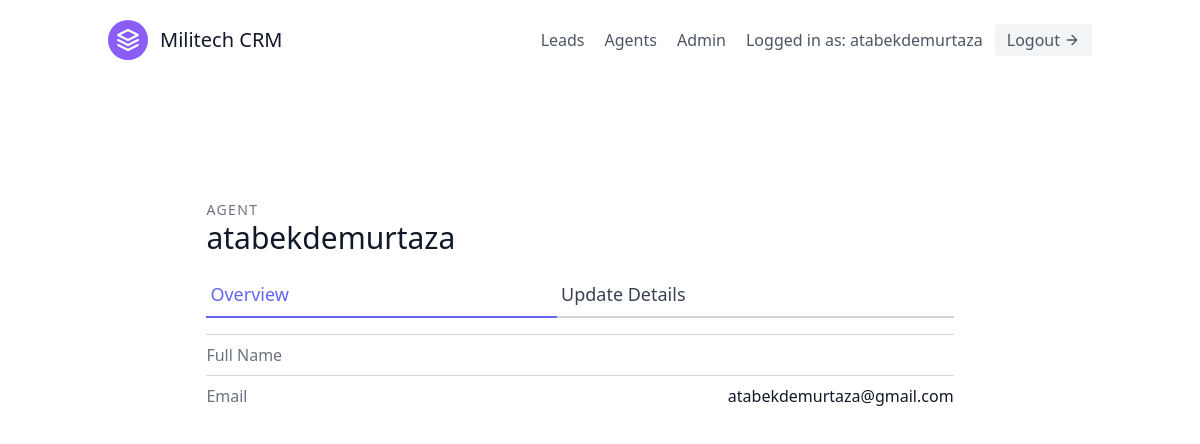
Page /agents/1/ (signed in) on the committed database.
### leads/models.py (models this page shows, shortened)
class User(AbstractUser):
    is_organisor = models.BooleanField(default=True)
    is_agent     = models.BooleanField(default=False)

class Agent(models.Model):
    user = models.OneToOneField(User, on_delete=models.CASCADE)
    organisation = models.ForeignKey(UserProfile, on_delete=models.CASCADE)

### agents/views.py (the view)
# urls.py: path('<int:pk>/', AgentDetailView.as_view(), name='agent-detail'),
class AgentDetailView(OrganisorAndLoginRequiredMixin, generic.DetailView):
    template_name = "agents/agent_detail.html"
    context_object_name = "agent"
    def get_queryset(self):
        organisation = self.request.user.userprofile
        return Agent.objects.filter(organisation=organisation)

### agents/mixins.py (called while the page is built)
    def dispatch(self, request, *args, **kwargs):
        if not request.user.is_authenticated or not request.user.is_organisor:
            return redirect("leads:lead-list")
        return super().dispatch(request, *args, **kwargs)

### agents/templates/agents/agent_detail.html (shortened to what this page needs)
{% extends 'base.html' %}
{% block content %}
<section class="text-gray-700 body-font overflow-hidden">
    <div class="container px-5 py-24 mx-auto">
        <div class="lg:w-4/5 mx-auto flex flex-wrap">
            <div class="w-full lg:pr-10 lg:py-6 mb-6 lg:mb-0">
                <h2 class="text-sm title-font text-gray-500 tracking-widest">AGENT</h2>
                <h1 class="text-gray-900 text-3xl title-font font-medium mb-4">{{ agent.user.username }}</h1>
                <div class="flex mb-4">
                    <a href="{% url 'agents:agent-detail' agent.pk %}"
                        class="flex-grow text-indigo-500 border-b-2 border-indigo-500 py-2 text-lg px-1">
                        Overview
                    </a>
                    <a href="{% url 'agents:agent-update' agent.pk %}"
                        class="flex-grow border-b-2 border-gray-300 py-2 text-lg px-1">
                        Update Details
                    </a>
                </div>
                <div class="flex border-t border-gray-300 py-2">
                    <span class="text-gray-500">Full Name</span>
                </div>
                <div class="flex border-t border-gray-300 py-2">
                    <span class="text-gray-500">Email</span>
                    <span class="ml-auto text-gray-900">{{ agent.user.email }}</span>
                </div>
            </div>
        </div>
    </div>
</section>
{% endblock content %}

### templates/navbar.html (shortened to what this page needs)
<header class="text-gray-600 body-font">
    <div class="container mx-auto flex flex-wrap p-5 flex-col md:flex-row items-center">
        <a class="flex title-font font-medium items-center text-gray-900 mb-4 md:mb-0">
            <svg xmlns="http://www.w3.org/2000/svg" fill="none" stroke="currentColor" stroke-linecap="round"
                stroke-linejoin="round" stroke-width="2" class="w-10 h-10 text-white p-2 bg-purple-500 rounded-full"
                viewBox="0 0 24 24">
                <path d="M12 2L2 7l10 5 10-5-10-5zM2 17l10 5 10-5M2 12l10 5 10-5"></path>
            </svg>
            <span class="ml-3 text-xl">Militech CRM</span>
        </a>
        <nav class="md:ml-auto flex flex-wrap items-center text-base justify-center">
            {% if not request.user.is_authenticated %}
                <a href="{% url 'signup' %}" class="mr-5 hover:text-gray-900">Sign up</a>
            {% else %}
                <a href="{% url 'leads:lead-list' %}" class="mr-5 hover:text-gray-900">Leads</a>
                {% if request.user.is_organisor  %}
                    <a href="{% url 'agents:agent-list' %}" class="mr-5 hover:text-gray-900">Agents</a>
                    <a href="/admin/" class="mr-5 hover:text-gray-900">Admin</a>
                {% endif %}
            {% endif %}
        </nav>
        {% if request.user.is_authenticated %}
            Logged in as: {{request.user.username}}
            <a href="{% url 'logout' %}" class="ml-3 inline-flex items-center bg-gray-100 border-0 py-1 px-3 focus:outline-none hover:bg-gray-200 rounded text-base mt-4 md:mt-0">
                Logout
                <svg fill="none" stroke="currentColor" stroke-linecap="round" stroke-linejoin="round" stroke-width="2"
                    class="w-4 h-4 ml-1" viewBox="0 0 24 24">
                    <path d="M5 12h14M12 5l7 7-7 7"></path>
                </svg>
            </a>
        {% endif %}
    </div>
</header>

### rows in the picture
User: user.username "atabekdemurtaza"
Agent: user.username "atabekdemurtaza", user.email "atabekdemurtaza@gmail.com"
